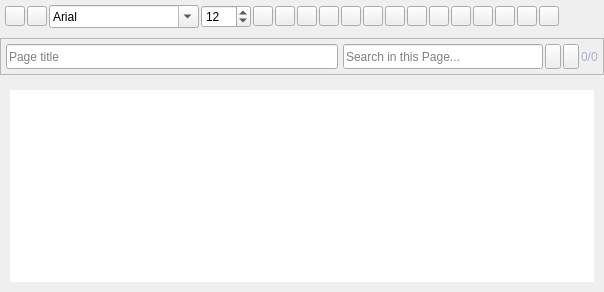
                <widget class="QFrame" name="bgText">
                 <property name="sizePolicy">
                  <sizepolicy hsizetype="Expanding" vsizetype="Expanding">
                   <horstretch>0</horstretch>
                   <verstretch>0</verstretch>
                  </sizepolicy>
                 </property>
                 <property name="frameShape">
                  <enum>QFrame::NoFrame</enum>
                 </property>
                 <property name="frameShadow">
                  <enum>QFrame::Raised</enum>
                 </property>
                 <property name="lineWidth">
                  <number>0</number>
                 </property>
                 <layout class="QVBoxLayout" name="verticalLayout_8">
                  <property name="spacing">
                   <number>5</number>
                  </property>
                  <property name="leftMargin">
                   <number>0</number>
                  </property>
                  <property name="topMargin">
                   <number>0</number>
                  </property>
                  <property name="rightMargin">
                   <number>0</number>
                  </property>
                  <property name="bottomMargin">
                   <number>0</number>
                  </property>
                  <item>
                   <widget class="QFrame" name="bgTextTop">
                    <property name="minimumSize">
                     <size>
                      <width>0</width>
                      <height>0</height>
                     </size>
                    </property>
                    <property name="frameShape">
                     <enum>QFrame::NoFrame</enum>
                    </property>
                    <property name="frameShadow">
                     <enum>QFrame::Raised</enum>
                    </property>
                    <layout class="QVBoxLayout" name="verticalLayout_20">
                     <property name="spacing">
                      <number>5</number>
                     </property>
                     <property name="leftMargin">
                      <number>5</number>
                     </property>
                     <property name="topMargin">
                      <number>5</number>
                     </property>
                     <property name="rightMargin">
                      <number>5</number>
                     </property>
                     <property name="bottomMargin">
                      <number>5</number>
                     </property>
                     <item>
                      <layout class="QHBoxLayout" name="horizontalLayout_9">
                       <property name="spacing">
                        <number>2</number>
                       </property>
                       <item>
                        <widget class="QPushButton" name="btn_undo">
                         <property name="minimumSize">
                          <size>
                           <width>20</width>
                           <height>0</height>
                          </size>
                         </property>
                         <property name="maximumSize">
                          <size>
                           <width>20</width>
                           <height>20</height>
                          </size>
                         </property>
                         <property name="cursor">
                          <cursorShape>PointingHandCursor</cursorShape>
                         </property>
                         <property name="text">
                          <string/>
                         </property>
                         <property name="icon">
                          <iconset resource="../resources/resources.qrc">
                           <normaloff>:/icons/icons/cil-undo.png</normaloff>:/icons/icons/cil-undo.png</iconset>
                         </property>
                        </widget>
                       </item>
                       <item>
                        <widget class="QPushButton" name="btn_redo">
                         <property name="minimumSize">
                          <size>
                           <width>20</width>
                           <height>0</height>
                          </size>
                         </property>
                         <property name="maximumSize">
                          <size>
                           <width>20</width>
                           <height>20</height>
                          </size>
                         </property>
                         <property name="cursor">
                          <cursorShape>PointingHandCursor</cursorShape>
                         </property>
                         <property name="text">
                          <string/>
                         </property>
                         <property name="icon">
                          <iconset resource="../resources/resources.qrc">
                           <normaloff>:/icons/icons/cil-redo.png</normaloff>:/icons/icons/cil-redo.png</iconset>
                         </property>
                        </widget>
                       </item>
                       <item>
                        <widget class="QFontComboBox" name="fontComboBox">
                         <property name="minimumSize">
                          <size>
                           <width>0</width>
                           <height>0</height>
                          </size>
                         </property>
                         <property name="maximumSize">
                          <size>
                           <width>150</width>
                           <height>25</height>
                          </size>
                         </property>
                         <property name="cursor">
                          <cursorShape>PointingHandCursor</cursorShape>
                         </property>
                         <property name="currentText">
                          <string>Arial</string>
                         </property>
                        </widget>
                       </item>
                       <item>
                        <widget class="QSpinBox" name="spinBox_fontSize">
                         <property name="minimumSize">
                          <size>
                           <width>50</width>
                           <height>0</height>
                          </size>
                         </property>
                         <property name="maximumSize">
                          <size>
                           <width>50</width>
                           <height>25</height>
                          </size>
                         </property>
                         <property name="cursor">
                          <cursorShape>PointingHandCursor</cursorShape>
                         </property>
                         <property name="minimum">
                          <number>3</number>
                         </property>
                         <property name="maximum">
                          <number>30</number>
                         </property>
                         <property name="value">
                          <number>12</number>
                         </property>
                        </widget>
                       </item>
                       <item>
                        <widget class="QPushButton" name="btn_bold">
                         <property name="minimumSize">
                          <size>
                           <width>20</width>
                           <height>0</height>
                          </size>
                         </property>
                         <property name="maximumSize">
                          <size>
                           <width>20</width>
                           <height>20</height>
                          </size>
                         </property>
                         <property name="cursor">
                          <cursorShape>PointingHandCursor</cursorShape>
                         </property>
                         <property name="text">
                          <string/>
                         </property>
                         <property name="icon">
                          <iconset resource="../resources/resources.qrc">
                           <normaloff>:/icons/icons/cil-bold.png</normaloff>:/icons/icons/cil-bold.png</iconset>
                         </property>
                        </widget>
                       </item>
                       <item>
                        <widget class="QPushButton" name="btn_italic">
                         <property name="minimumSize">
                          <size>
                           <width>20</width>
                           <height>0</height>
                          </size>
                         </property>
                         <property name="maximumSize">
                          <size>
                           <width>20</width>
                           <height>20</height>
                          </size>
                         </property>
                         <property name="cursor">
                          <cursorShape>PointingHandCursor</cursorShape>
                         </property>
                         <property name="text">
                          <string/>
                         </property>
                         <property name="icon">
                          <iconset resource="../resources/resources.qrc">
                           <normaloff>:/icons/icons/cil-italic.png</normaloff>:/icons/icons/cil-italic.png</iconset>
                         </property>
                        </widget>
                       </item>
                       <item>
                        <widget class="QPushButton" name="btn_underline">
                         <property name="minimumSize">
                          <size>
                           <width>20</width>
                           <height>0</height>
                          </size>
                         </property>
                         <property name="maximumSize">
                          <size>
                           <width>20</width>
                           <height>20</height>
                          </size>
                         </property>
                         <property name="cursor">
                          <cursorShape>PointingHandCursor</cursorShape>
                         </property>
                         <property name="text">
                          <string/>
                         </property>
                         <property name="icon">
                          <iconset resource="../resources/resources.qrc">
                           <normaloff>:/icons/icons/cil-underlined.png</normaloff>:/icons/icons/cil-underlined.png</iconset>
                         </property>
                        </widget>
                       </item>
                       <item>
                        <widget class="QPushButton" name="btn_strikethrough">
                         <property name="minimumSize">
                          <size>
                           <width>20</width>
                           <height>0</height>
                          </size>
                         </property>
                         <property name="maximumSize">
                          <size>
                           <width>20</width>
                           <height>20</height>
                          </size>
                         </property>
                         <property name="cursor">
                          <cursorShape>PointingHandCursor</cursorShape>
                         </property>
                         <property name="text">
                          <string/>
                         </property>
                         <property name="icon">
                          <iconset resource="../resources/resources.qrc">
                           <normaloff>:/icons/icons/cil-strikethrough.png</normaloff>:/icons/icons/cil-strikethrough.png</iconset>
                         </property>
                        </widget>
                       </item>
                       <item>
                        <widget class="QPushButton" name="btn_textColour">
                         <property name="minimumSize">
                          <size>
                           <width>20</width>
                           <height>0</height>
                          </size>
                         </property>
                         <property name="maximumSize">
                          <size>
                           <width>20</width>
                           <height>20</height>
                          </size>
                         </property>
                         <property name="cursor">
                          <cursorShape>PointingHandCursor</cursorShape>
                         </property>
                         <property name="text">
                          <string/>
                         </property>
                         <property name="icon">
                          <iconset resource="../resources/resources.qrc">
                           <normaloff>:/icons/icons/cil-font-colour.png</normaloff>:/icons/icons/cil-font-colour.png</iconset>
                         </property>
                        </widget>
                       </item>
                       <item>
                        <widget class="QPushButton" name="btn_highlight">
                         <property name="minimumSize">
                          <size>
                           <width>20</width>
                           <height>0</height>
                          </size>
                         </property>
                         <property name="maximumSize">
                          <size>
                           <width>20</width>
                           <height>20</height>
                          </size>
                         </property>
                         <property name="cursor">
                          <cursorShape>PointingHandCursor</cursorShape>
                         </property>
                         <property name="text">
                          <string/>
                         </property>
                         <property name="icon">
                          <iconset resource="../resources/resources.qrc">
                           <normaloff>:/icons/icons/cil-highligt.png</normaloff>:/icons/icons/cil-highligt.png</iconset>
                         </property>
                        </widget>
                       </item>
                       <item>
                        <widget class="QPushButton" name="btn_alignLeft">
                         <property name="minimumSize">
                          <size>
                           <width>20</width>
                           <height>0</height>
                          </size>
                         </property>
                         <property name="maximumSize">
                          <size>
                           <width>20</width>
                           <height>20</height>
                          </size>
                         </property>
                         <property name="cursor">
                          <cursorShape>PointingHandCursor</cursorShape>
                         </property>
                         <property name="text">
                          <string/>
                         </property>
                         <property name="icon">
                          <iconset resource="../resources/resources.qrc">
                           <normaloff>:/icons/icons/cil-align-left.png</normaloff>:/icons/icons/cil-align-left.png</iconset>
                         </property>
                        </widget>
                       </item>
                       <item>
                        <widget class="QPushButton" name="btn_alignCentre">
                         <property name="minimumSize">
                          <size>
                           <width>20</width>
                           <height>0</height>
                          </size>
                         </property>
                         <property name="maximumSize">
                          <size>
                           <width>20</width>
                           <height>20</height>
                          </size>
                         </property>
                         <property name="cursor">
                          <cursorShape>PointingHandCursor</cursorShape>
                         </property>
                         <property name="text">
                          <string/>
                         </property>
                         <property name="icon">
                          <iconset resource="../resources/resources.qrc">
                           <normaloff>:/icons/icons/cil-align-center.png</normaloff>:/icons/icons/cil-align-center.png</iconset>
                         </property>
                        </widget>
                       </item>
                       <item>
                        <widget class="QPushButton" name="btn_alignRight">
                         <property name="minimumSize">
                          <size>
                           <width>20</width>
                           <height>0</height>
                          </size>
                         </property>
                         <property name="maximumSize">
                          <size>
                           <width>20</width>
                           <height>20</height>
                          </size>
                         </property>
                         <property name="cursor">
                          <cursorShape>PointingHandCursor</cursorShape>
                         </property>
                         <property name="text">
                          <string/>
                         </property>
                         <property name="icon">
                          <iconset resource="../resources/resources.qrc">
                           <normaloff>:/icons/icons/cil-align-right.png</normaloff>:/icons/icons/cil-align-right.png</iconset>
                         </property>
                        </widget>
                       </item>
                       <item>
                        <widget class="QPushButton" name="btn_alignJustify">
                         <property name="minimumSize">
                          <size>
                           <width>20</width>
                           <height>0</height>
                          </size>
                         </property>
                         <property name="maximumSize">
                          <size>
                           <width>20</width>
                           <height>20</height>
                          </size>
                         </property>
                         <property name="cursor">
                          <cursorShape>PointingHandCursor</cursorShape>
                         </property>
                         <property name="text">
                          <string/>
                         </property>
                         <property name="icon">
                          <iconset resource="../resources/resources.qrc">
                           <normaloff>:/icons/icons/cil-align-justify.png</normaloff>:/icons/icons/cil-align-justify.png</iconset>
                         </property>
                        </widget>
                       </item>
                       <item>
                        <widget class="QPushButton" name="btn_numberList">
                         <property name="minimumSize">
                          <size>
                           <width>20</width>
                           <height>0</height>
                          </size>
                         </property>
                         <property name="maximumSize">
                          <size>
                           <width>20</width>
                           <height>20</height>
                          </size>
                         </property>
                         <property name="cursor">
                          <cursorShape>PointingHandCursor</cursorShape>
                         </property>
                         <property name="text">
                          <string/>
                         </property>
                         <property name="icon">
                          <iconset resource="../resources/resources.qrc">
                           <normaloff>:/icons/icons/cil-list-number.png</normaloff>:/icons/icons/cil-list-number.png</iconset>
                         </property>
                        </widget>
                       </item>
                       <item>
                        <widget class="QPushButton" name="btn_bulletList">
                         <property name="minimumSize">
                          <size>
                           <width>20</width>
                           <height>0</height>
                          </size>
                         </property>
                         <property name="maximumSize">
                          <size>
                           <width>20</width>
                           <height>20</height>
                          </size>
                         </property>
                         <property name="cursor">
                          <cursorShape>PointingHandCursor</cursorShape>
                         </property>
                         <property name="text">
                          <string/>
                         </property>
                         <property name="icon">
                          <iconset resource="../resources/resources.qrc">
                           <normaloff>:/icons/icons/cil-list-bullet.png</normaloff>:/icons/icons/cil-list-bullet.png</iconset>
                         </property>
                        </widget>
                       </item>
                       <item>
                        <widget class="QPushButton" name="btn_identPositive">
                         <property name="minimumSize">
                          <size>
                           <width>20</width>
                           <height>0</height>
                          </size>
                         </property>
                         <property name="maximumSize">
                          <size>
                           <width>20</width>
                           <height>20</height>
                          </size>
                         </property>
                         <property name="cursor">
                          <cursorShape>PointingHandCursor</cursorShape>
                         </property>
                         <property name="text">
                          <string/>
                         </property>
                         <property name="icon">
                          <iconset resource="../resources/resources.qrc">
                           <normaloff>:/icons/icons/cil-ident-increase.png</normaloff>:/icons/icons/cil-ident-increase.png</iconset>
                         </property>
                        </widget>
                       </item>
                       <item>
                        <widget class="QPushButton" name="btn_identNegative">
                         <property name="minimumSize">
                          <size>
                           <width>20</width>
                           <height>0</height>
                          </size>
                         </property>
                         <property name="maximumSize">
                          <size>
                           <width>20</width>
                           <height>20</height>
                          </size>
                         </property>
                         <property name="cursor">
                          <cursorShape>PointingHandCursor</cursorShape>
                         </property>
                         <property name="text">
                          <string/>
                         </property>
                         <property name="icon">
                          <iconset resource="../resources/resources.qrc">
                           <normaloff>:/icons/icons/cil-ident-decrease.png</normaloff>:/icons/icons/cil-ident-decrease.png</iconset>
                         </property>
                        </widget>
                       </item>
                       <item>
                        <spacer name="horizontalSpacer">
                         <property name="orientation">
                          <enum>Qt::Horizontal</enum>
                         </property>
                         <property name="sizeHint" stdset="0">
                          <size>
                           <width>40</width>
                           <height>20</height>
                          </size>
                         </property>
                        </spacer>
                       </item>
                      </layout>
                     </item>
                    </layout>
                   </widget>
                  </item>
                  <item>
                   <widget class="QFrame" name="bgTextTitle">
                    <property name="frameShape">
                     <enum>QFrame::StyledPanel</enum>
                    </property>
                    <property name="frameShadow">
                     <enum>QFrame::Raised</enum>
                    </property>
                    <layout class="QHBoxLayout" name="horizontalLayout_16">
                     <property name="spacing">
                      <number>5</number>
                     </property>
                     <property name="leftMargin">
                      <number>5</number>
                     </property>
                     <property name="topMargin">
                      <number>5</number>
                     </property>
                     <property name="rightMargin">
                      <number>5</number>
                     </property>
                     <property name="bottomMargin">
                      <number>5</number>
                     </property>
                     <item>
                      <widget class="QLineEdit" name="pageTitle">
                       <property name="minimumSize">
                        <size>
                         <width>0</width>
                         <height>25</height>
                        </size>
                       </property>
                       <property name="maximumSize">
                        <size>
                         <width>16777215</width>
                         <height>25</height>
                        </size>
                       </property>
                       <property name="placeholderText">
                        <string>Page title</string>
                       </property>
                      </widget>
                     </item>
                     <item>
                      <layout class="QHBoxLayout" name="horizontalLayout_14">
                       <property name="spacing">
                        <number>2</number>
                       </property>
                       <item alignment="Qt::AlignRight">
                        <widget class="QLineEdit" name="search">
                         <property name="minimumSize">
                          <size>
                           <width>200</width>
                           <height>25</height>
                          </size>
                         </property>
                         <property name="maximumSize">
                          <size>
                           <width>200</width>
                           <height>25</height>
                          </size>
                         </property>
                         <property name="placeholderText">
                          <string>Search in this Page...</string>
                         </property>
                         <property name="clearButtonEnabled">
                          <bool>false</bool>
                         </property>
                        </widget>
                       </item>
                       <item alignment="Qt::AlignRight">
                        <widget class="QPushButton" name="btn_searchNext">
                         <property name="minimumSize">
                          <size>
                           <width>16</width>
                           <height>25</height>
                          </size>
                         </property>
                         <property name="maximumSize">
                          <size>
                           <width>16</width>
                           <height>25</height>
                          </size>
                         </property>
                         <property name="cursor">
                          <cursorShape>PointingHandCursor</cursorShape>
                         </property>
                         <property name="text">
                          <string/>
                         </property>
                         <property name="icon">
                          <iconset resource="../resources/resources.qrc">
                           <normaloff>:/icons/icons/cil-arrow-downward.png</normaloff>:/icons/icons/cil-arrow-downward.png</iconset>
                         </property>
                        </widget>
                       </item>
                       <item alignment="Qt::AlignRight">
                        <widget class="QPushButton" name="btn_searchPrevious">
                         <property name="minimumSize">
                          <size>
                           <width>16</width>
                           <height>25</height>
                          </size>
                         </property>
                         <property name="maximumSize">
                          <size>
                           <width>16</width>
                           <height>25</height>
                          </size>
                         </property>
                         <property name="cursor">
                          <cursorShape>PointingHandCursor</cursorShape>
                         </property>
                         <property name="styleSheet">
                          <string notr="true">b</string>
                         </property>
                         <property name="text">
                          <string/>
                         </property>
                         <property name="icon">
                          <iconset resource="../resources/resources.qrc">
                           <normaloff>:/icons/icons/cil-arrow-upward.png</normaloff>:/icons/icons/cil-arrow-upward.png</iconset>
                         </property>
                        </widget>
                       </item>
                       <item alignment="Qt::AlignRight">
                        <widget class="QLabel" name="label_search">
                         <property name="styleSheet">
                          <string notr="true">color: #AAB2D5</string>
                         </property>
                         <property name="text">
                          <string>0/0</string>
                         </property>
                        </widget>
                       </item>
                      </layout>
                     </item>
                    </layout>
                   </widget>
                  </item>
                  <item>
                   <widget class="QFrame" name="bgTextBottom">
                    <property name="frameShape">
                     <enum>QFrame::NoFrame</enum>
                    </property>
                    <property name="frameShadow">
                     <enum>QFrame::Raised</enum>
                    </property>
                    <layout class="QVBoxLayout" name="verticalLayout_23">
                     <property name="spacing">
                      <number>0</number>
                     </property>
                     <property name="leftMargin">
                      <number>10</number>
                     </property>
                     <property name="topMargin">
                      <number>10</number>
                     </property>
                     <property name="rightMargin">
                      <number>10</number>
                     </property>
                     <property name="bottomMargin">
                      <number>10</number>
                     </property>
                     <item>
                      <widget class="QTextEdit" name="labNotebookEditor">
                       <property name="sizePolicy">
                        <sizepolicy hsizetype="Preferred" vsizetype="Expanding">
                         <horstretch>0</horstretch>
                         <verstretch>0</verstretch>
                        </sizepolicy>
                       </property>
                       <property name="frameShape">
                        <enum>QFrame::NoFrame</enum>
                       </property>
                      </widget>
                     </item>
                    </layout>
                   </widget>
                  </item>
                 </layout>
                </widget>
